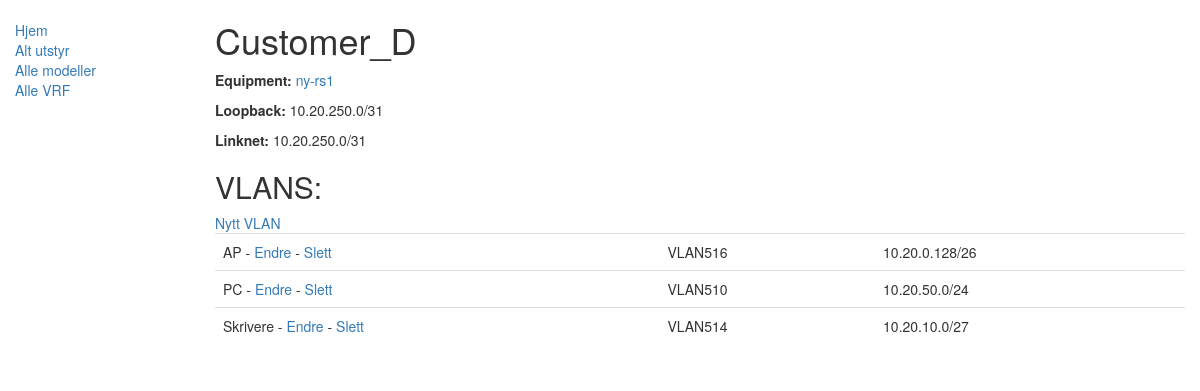
The page /prov/vrf/3 on the database its author committed.
### prov/models.py (models this page shows, shortened)
class Vrf(models.Model):
    name = models.CharField(max_length=200, help_text="Enter name of the vrf")
    equipment = models.ForeignKey('Equipment', on_delete=models.CASCADE, null=True, help_text="Equip VRF is connected to")
    loopback = models.CharField(max_length=200, help_text="Enter loopback addr, eg 1.1.1.1/32")
    linknet = models.CharField(max_length=200, help_text="Enter linknet addr, eg 1.1.1.1/31")
    class Meta:
        ordering = ['name']

class Equipment(models.Model):
    name = models.CharField(max_length=200, help_text="Enter name of the equipment")
    playbook = models.ForeignKey('Playbook', on_delete=models.SET_NULL, null=True)
    inventory = models.ForeignKey('Inventory', on_delete=models.SET_NULL, null=True)
    os = models.ForeignKey('Os', on_delete=models.SET_NULL, null=True)
    equip_model = models.ForeignKey('Emodel', on_delete=models.SET_NULL, null=True)
    def __str__(self):
        return self.name
    def get_absolute_url(self):
        return reverse('equipment-detail', kwargs={'slug': self.name, 'pk':str(self.id)})
    class Meta:
        ordering = ['name']

class Vlan(models.Model):
    name = models.CharField(max_length=200, help_text="Enter name of the VLAN")
    vlan_id = models.IntegerField(help_text="Enter the VLAN ID")
    network_addr = models.CharField(max_length=200, help_text="Enter net_addr in / notation. Eg. 1.1.1.0/24 ")
    vrf = models.ForeignKey('Vrf', on_delete=models.SET_NULL, null=True)
    def get_absolute_url(self):
        return reverse('vlan-detail', args=[str(self.id)])
    class Meta:
        ordering = ['name']

### prov/views.py (the view)
# urls.py: path('vrf/<int:pk>', views.VrfDetailView.as_view(), name='vrf-detail'),
class VrfDetailView(generic.DetailView):
    model = Vrf

### prov/templates/prov/vrf_detail.html
{% extends "base_generic.html" %}
{% block content %}
  <h1>{{ vrf.name }}</h1>
  <p><strong>Equipment:</strong> <a href="{{ vrf.equipment.get_absolute_url }}">{{ vrf.equipment }}</a> </p>
  <p><strong>Loopback:</strong> {{ vrf.loopback }}</p>
  <p><strong>Linknet:</strong> {{ vrf.linknet }}</p>
  <h2>VLANS:</h2>
    <a href="{% url 'vlan_create' %}">Nytt VLAN</a>
    {% if vrf.vlan_set.all %}
     <table class="table">
         {% for vlan in vrf.vlan_set.all %}
        <tr>
            <td>{{ vlan.name }} -
                <a href="{{ vlan.get_absolute_url }}/update">Endre</a> -
                <a href="{{ vlan.get_absolute_url }}/delete">Slett</a>
            </td>
            <td>VLAN{{ vlan.vlan_id }}</td>
            <td>{{ vlan.network_addr }}</td>
        </tr>
         {% endfor %}
    </table>
    {% else %}
        <p> Ingen VLAN er definert </p>
    {% endif %}
{% endblock %}

### rows shown on the page
Vrf: name "Customer_D", equipment "ny-rs1", loopback "10.20.250.0/31", linknet "10.20.250.0/31"
Vlan: name "AP", vlan_id "516", network_addr "10.20.0.128/26"
Vlan: name "PC", vlan_id "510", network_addr "10.20.50.0/24"
Vlan: name "Skrivere", vlan_id "514", network_addr "10.20.10.0/27"
